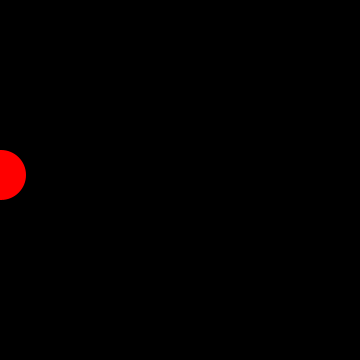
Frame 1 (no input)
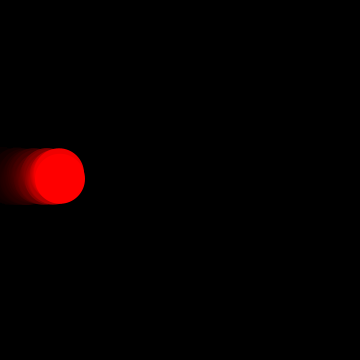
Frame 60 (the mouse pressed at the canvas centre just before this capture)
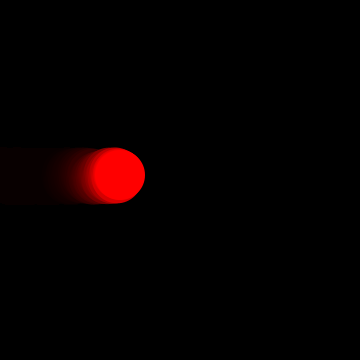
Frame 120 (the mouse held since frame 60 and released just before this capture)

The Processing sketch that drew these frames (run headless with seeded random() and noise(); from frame 60 on, the mouse is pressed at the canvas centre):

// Processing sketch: processing_6731
// ── processing_6731.pde

/** 
 * <h3>A simple processing sketch to move a circle along the path of a sine wave.</h3>
 * <h4>Usage:</h4>
 * Right mouse button to decrease wavelength (or increase frequency) <br>
 * Left mouse button to increase wave length (or decraese frequency) <br>
 * Middle mouse button to toggle shivering. <br><br>
 * Jan 02, 2010 - Satish Goda - satishgoda@gmail.com 
 */

float x, y; 
float numOfWaves = 0;

float angle = 0;
float yScale;

float radiusOfCircle = 25; 

boolean isShivering = true;
float shiverValue = .05; 

void setup() 
{ 
  size(360, 360); 
  background(0); 

  smooth(); 
  noStroke(); 

  frameRate(60);

  x = 0; 
  y = 0; 

  yScale = (height/2)-radiusOfCircle; 
} 

void enableMotionBlur()
{
  fill(0, 15); 
  rect(0, 0, width, height);
}

void draw()  
{ 
  enableMotionBlur();

  translate(0, height/2); 
  scale(1, -1);

  // Warp the curve once it reaches the right most part of the window
  x = frameCount%(width);
  
  angle = radians(x);
  
  // Create vertical displacement between -1, 1 
  y = sin(angle*(numOfWaves/2.0)); 

  // Add a random variation to that value
  if(isShivering) 
    y = y + random(shiverValue); 

  // Scale the value according to the height of the window 
  y = map(y, -1, 1, -yScale, yScale); 

  fill(255, 0, 0); 
  ellipse(x, y, radiusOfCircle*2, radiusOfCircle*2); 
} 

void mouseReleased()
{
  switch(mouseButton)
  {
  case LEFT:
    numOfWaves = (--numOfWaves < 0) ? 0 : numOfWaves;
    break;
  case CENTER:
    isShivering = isShivering ? false : true;
    break;
  case RIGHT:
    numOfWaves++;
    break;
  }
}
